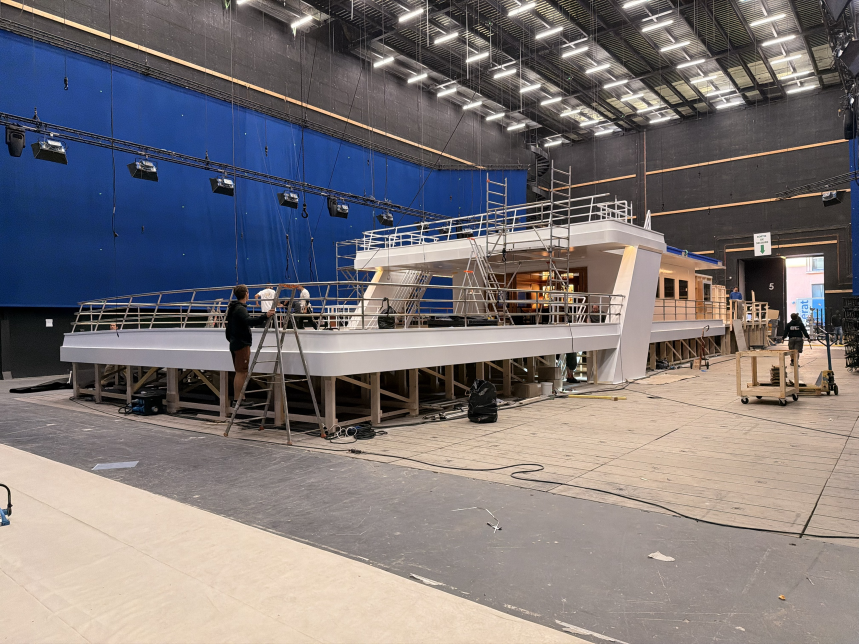
#> input picture img2hdr/samples/studio.jpg, 2576 x 1932 px, found by its file name (shown at 1/3 size)
$ python img2hdr.py studio.jpg -o out/ --hfov 69 --width 4096
#> lines starting #> are read from the running program, lines starting #| are printed output that depends on the picture; after the words box and inside, x2 and y2 are one past the last pixel; in counts of white or black regions, pixels touching at a corner belong together
### img2hdr/colorspace.py
"""Conversions colorimetriques sRGB <-> ACEScg, calculees a partir des primaires."""
import numpy as np

# primaires CIE xy
REC709 = dict(r=(0.640, 0.330), g=(0.300, 0.600), b=(0.150, 0.060), w=(0.3127, 0.3290))   # D65
AP1 = dict(r=(0.713, 0.293), g=(0.165, 0.830), b=(0.128, 0.044), w=(0.32168, 0.33767))     # D60

_BRADFORD = np.array([[0.8951, 0.2664, -0.1614],
                      [-0.7502, 1.7135, 0.0367],
                      [0.0389, -0.0685, 1.0296]])


def _xy_to_xyz(xy):
    x, y = xy
    return np.array([x / y, 1.0, (1 - x - y) / y])


def rgb_to_xyz_matrix(p):
    prim = np.array([_xy_to_xyz(p[c]) for c in "rgb"]).T          # colonnes = primaires
    scale = np.linalg.solve(prim, _xy_to_xyz(p["w"]))
    return prim * scale


def adaptation(src_white, dst_white):
    """Bradford : XYZ(src_white) -> XYZ(dst_white)."""
    s = _BRADFORD @ _xy_to_xyz(src_white)
    d = _BRADFORD @ _xy_to_xyz(dst_white)
    return np.linalg.inv(_BRADFORD) @ np.diag(d / s) @ _BRADFORD


def conversion_matrix(src, dst):
    m = (np.linalg.inv(rgb_to_xyz_matrix(dst))
         @ adaptation(src["w"], dst["w"]) @ rgb_to_xyz_matrix(src))
    return m


SRGB_TO_ACESCG = conversion_matrix(REC709, AP1)
ACESCG_TO_SRGB = np.linalg.inv(SRGB_TO_ACESCG)


def srgb_decode(v):
    """Courbe sRGB (EOTF inverse) -> lineaire."""
    v = np.asarray(v, np.float32)
    return np.where(v <= 0.04045, v / 12.92, ((v + 0.055) / 1.055) ** 2.4).astype(np.float32)


def srgb_to_acescg(lin):
    """lin : HxWx3 lineaire Rec.709 (valeurs > 1 permises) -> lineaire ACEScg."""
    return (lin @ SRGB_TO_ACESCG.T.astype(np.float32)).astype(np.float32)


def acescg_to_srgb(lin):
    return (lin @ ACESCG_TO_SRGB.T.astype(np.float32)).astype(np.float32)

### img2hdr/hdr.py
"""Photo LDR -> pseudo-HDRI equirectangulaire (lineaire, sRGB/Rec.709 en interne)."""
import cv2
import numpy as np

import colorspace as cs


def luma(rgb):
    return rgb @ np.array([0.2126, 0.7152, 0.0722], dtype=np.float32)


def smoothstep(e0, e1, x):
    t = np.clip((x - e0) / (e1 - e0), 0, 1)
    return t * t * (3 - 2 * t)


# ---------- 1. expansion des hautes lumieres ----------
def emitter_mask(enc, core_thresh=0.985, max_area_frac=0.02):
    """Sources lumineuses probables : noyaux ecretes (les 3 canaux ~ saturés) de taille raisonnable.

    Le min des canaux exclut un fond bleu sature ; la limite de surface exclut un grand mur blanc.
    Retourne un masque flottant [0,1] adouci (halo de 2 px).
    """
    core = (enc.min(axis=2) >= core_thresh).astype(np.uint8)
    n, lab, st, _ = cv2.connectedComponentsWithStats(core, connectivity=8)
    keep = np.zeros(n, np.uint8)
    max_area = max_area_frac * core.size
    keep[1:] = (st[1:, cv2.CC_STAT_AREA] >= 4) & (st[1:, cv2.CC_STAT_AREA] <= max_area)
    m = keep[lab].astype(np.float32)
    # le JPEG ecrete en douceur autour des sources : on elargit un peu, puis on adoucit
    m = cv2.dilate(m, np.ones((5, 5), np.uint8))
    return np.clip(cv2.GaussianBlur(m, (0, 0), 2.0) * 1.5, 0, 1)


def expand_highlights(enc, lin, peak=40.0, shoulder=2.5, exposure=0.0):
    """Retourne (hdr_lineaire, masque_sources). `peak` = gain applique aux sources ecretees,
    `shoulder` = gain max sur les hautes lumieres non ecretees (murs blancs, reflets)."""
    em = emitter_mask(enc)
    y = luma(enc)
    g_shoulder = 1.0 + (shoulder - 1.0) * smoothstep(0.75, 1.0, y) ** 2
    g_emit = 1.0 + (peak - 1.0) * em
    gain = np.maximum(g_shoulder, g_emit) * 2.0 ** exposure
    return (lin * gain[..., None]).astype(np.float32), em


# ---------- 2. projection equirectangulaire ----------
def _rot(yaw, pitch, roll):
    cy, sy, cp, sp, cr, sr = np.cos(yaw), np.sin(yaw), np.cos(pitch), np.sin(pitch), \
        np.cos(roll), np.sin(roll)
    ry = np.array([[cy, 0, sy], [0, 1, 0], [-sy, 0, cy]])
    rx = np.array([[1, 0, 0], [0, cp, -sp], [0, sp, cp]])
    rz = np.array([[cr, -sr, 0], [sr, cr, 0], [0, 0, 1]])
    return ry @ rx @ rz


def project(img, hfov_deg, width, yaw=0.0, pitch=0.0, roll=0.0, feather_deg=4.0):
    """Place la photo (vue rectilineare) sur une sphere equirectangulaire width x width/2.

    yaw/pitch/roll en degres. Retourne (env, poids) ; poids = 1 dans la photo, 0 en dehors,
    avec un fondu de `feather_deg` sur les bords.
    """
    h, w = img.shape[:2]
    H = width // 2
    f_src = (w / 2) / np.tan(np.radians(hfov_deg) / 2)
    # on ramene la source a la densite de la sortie (moyenne = energie conservee, pas d'aliasing)
    px_per_deg_out = width / 360.0
    px_per_deg_src = w / hfov_deg
    if px_per_deg_out < px_per_deg_src:
        k = px_per_deg_out / px_per_deg_src
        img = cv2.resize(img, (max(2, int(w * k)), max(2, int(h * k))), interpolation=cv2.INTER_AREA)
        h, w = img.shape[:2]
        f_src = (w / 2) / np.tan(np.radians(hfov_deg) / 2)

    u = (np.arange(width, dtype=np.float64) + 0.5) / width
    v = (np.arange(H, dtype=np.float64) + 0.5) / H
    lon = (u * 2 - 1) * np.pi
    lat = (0.5 - v) * np.pi
    lon, lat = np.meshgrid(lon, lat)
    d = np.stack([np.cos(lat) * np.sin(lon), np.sin(lat), np.cos(lat) * np.cos(lon)], axis=-1)
    d = d @ _rot(np.radians(yaw), np.radians(pitch), np.radians(roll))   # monde -> camera
    z = d[..., 2]
    ok = z > 1e-6
    zs = np.where(ok, z, 1.0)
    mx = (w / 2 + f_src * d[..., 0] / zs).astype(np.float32)
    my = (h / 2 - f_src * d[..., 1] / zs).astype(np.float32)

    # fondu : distance au bord de la photo, en pixels source
    dist = np.minimum(np.minimum(mx, w - mx), np.minimum(my, h - my))
    feather_px = max(2.0, feather_deg * (w / hfov_deg))
    weight = (smoothstep(0.0, feather_px, dist) * ok).astype(np.float32)

    env = cv2.remap(img, mx, my, cv2.INTER_LINEAR, borderMode=cv2.BORDER_REPLICATE)
    return env, weight


# ---------- 3. remplissage de la sphere hors photo ----------
def push_pull(img, conf):
    """Extension lisse : propage les couleurs connues (conf > 0) vers les zones inconnues."""
    levels = [(img * conf[..., None], conf.copy())]
    while min(levels[-1][1].shape) > 8:
        a, c = levels[-1]
        hh, ww = c.shape
        levels.append((cv2.resize(a, (ww // 2, hh // 2), interpolation=cv2.INTER_AREA),
                       cv2.resize(c, (ww // 2, hh // 2), interpolation=cv2.INTER_AREA)))
    a, c = levels[-1]
    res = a / np.maximum(c, 1e-6)[..., None]
    for a, c in reversed(levels[:-1]):
        up = cv2.resize(res, (c.shape[1], c.shape[0]), interpolation=cv2.INTER_LINEAR)
        conf_l = np.clip(c * 4.0, 0, 1)[..., None]       # c reste petit sur les bords (moyenne AREA)
        res = conf_l * (a / np.maximum(c, 1e-6)[..., None]) + (1 - conf_l) * up
    return res.astype(np.float32)


def row_prior(env, w, sigma_rows):
    """Hypothese 'studio a peu pres uniforme en azimut' : moyenne par latitude de ce que voit la
    photo, prolongee au-dessus / en dessous par la derniere ligne connue. Conserve l'energie
    moyenne des lampes meme hors champ (sans inventer leur position)."""
    H = env.shape[0]
    wsum = w.sum(axis=1)
    covered = wsum > 2.0
    if not covered.any():
        return np.zeros((H, 3), np.float32) + env.reshape(-1, 3).mean(axis=0)
    rows = (env * w[..., None]).sum(axis=1) / np.maximum(wsum, 1e-6)[:, None]
    idx = np.arange(H)
    prior = np.stack([np.interp(idx, idx[covered], rows[covered, c]) for c in range(3)], axis=1)
    return cv2.GaussianBlur(prior.astype(np.float32), (0, 0), sigma_rows,
                            borderType=cv2.BORDER_REPLICATE)


def build_env(ldr_lin, hdr_lin, hfov, width, yaw, pitch, roll, fill_gain=0.7, feather=4.0,
              fill_reach=12.0):
    """Photo HDR placee sur la sphere. Hors photo :
    - pres de la photo : extension lisse de la photo non etendue (continuite, pas de halo de lampe)
    - loin : moyenne par latitude (plafond lumineux en haut, sol en bas), HDR
    La transition se fait sur ~`fill_reach` degres. Le tout multiplie par `fill_gain`."""
    env_hdr, w = project(hdr_lin, hfov, width, yaw, pitch, roll, feather)
    env_ldr, _ = project(ldr_lin, hfov, width, yaw, pitch, roll, feather)
    near = push_pull(env_ldr, w)
    prior = row_prior(env_hdr, w, sigma_rows=width / 360.0 * 3)
    dist = cv2.distanceTransform((w < 0.5).astype(np.uint8), cv2.DIST_L2, 5)
    a = np.exp(-dist / (fill_reach * width / 360.0)).astype(np.float32)[..., None]
    fill = (a * near + (1 - a) * prior[:, None, :]) * fill_gain
    out = w[..., None] * env_hdr + (1 - w[..., None]) * fill
    return out.astype(np.float32), w


# ---------- 4. analyse ----------
def find_lights(env, n=3, frac=0.5):
    """Principales sources de l'env : centroide (azimut, elevation en degres) et part d'energie.

    L'energie est ponderee par l'angle solide (cos(lat)) car l'equirect sur-echantillonne les poles.
    """
    H, W = env.shape[:2]
    y = luma(env)
    lat = (0.5 - (np.arange(H) + 0.5) / H) * np.pi
    solid = np.cos(lat)[:, None].astype(np.float32)
    energy = y * solid
    mask = (y >= frac * y.max()).astype(np.uint8)
    cnt, lab, st, cen = cv2.connectedComponentsWithStats(mask, connectivity=8)
    total = energy.sum()
    blobs = []
    for i in range(1, cnt):
        sel = lab == i
        e = energy[sel].sum()
        cx, cy = cen[i]
        blobs.append((e / total, (cx / W * 2 - 1) * 180, (0.5 - cy / H) * 180, float(y[sel].max())))
    return sorted(blobs, reverse=True)[:n]

### img2hdr/img2hdr.py
#!/usr/bin/env python3
"""img2hdr : photo JPG/PNG -> pseudo-HDRI equirectangulaire EXR en ACEScg (pour eclairer une scene 3D).

ATTENTION : c'est une reconstruction plausible, pas une mesure. Les sources ecretees sont
re-eclairees par un gain regle (--peak) et tout ce qui est hors du champ de la photo est invente.

Exemple : python img2hdr.py studio.jpg -o out/ --hfov 69 --width 4096
"""
import argparse
from pathlib import Path

import cv2
import numpy as np
import OpenEXR

import colorspace as cs
import hdr


def write_exr(path, rgb_acescg, half=True):
    data = rgb_acescg.astype(np.float16 if half else np.float32)
    header = {"compression": OpenEXR.ZIP_COMPRESSION, "type": OpenEXR.scanlineimage,
              "envmap": OpenEXR.ENVMAP_LATLONG,
              "colorInteropID": "lin_ap1_scene",
              "chromaticities": OpenEXR.colorInteropIDToChromaticities("lin_ap1_scene")}
    with OpenEXR.File(header, {"RGB": data}) as f:
        f.write(str(path))


# [8 lines left out: function env_from_pano, not called in this run]


def preview(env_rec709, path, exposure=0.0):
    """Apercu LDR : exposition + Reinhard + sRGB. Uniquement pour regarder le resultat."""
    x = env_rec709 * 2.0 ** exposure
    x = x / (1 + x)
    x = np.where(x <= 0.0031308, x * 12.92, 1.055 * np.power(np.maximum(x, 1e-9), 1 / 2.4) - 0.055)
    cv2.imwrite(str(path), (np.clip(x, 0, 1)[..., ::-1] * 255 + 0.5).astype(np.uint8))


def main():
    p = argparse.ArgumentParser(description=__doc__,
                                formatter_class=argparse.RawDescriptionHelpFormatter)
    p.add_argument("image")
    p.add_argument("-o", "--out", default="out")
    g = p.add_argument_group("projection")
    g.add_argument("--hfov", type=float, default=69.0,
                   help="champ horizontal de la photo en degres (iPhone 1x ~ 69)")
    g.add_argument("--width", type=int, default=4096, help="largeur de l'equirect (hauteur = /2)")
    g.add_argument("--yaw", type=float, default=0.0, help="direction de la photo sur la sphere")
    g.add_argument("--pitch", type=float, default=0.0)
    g.add_argument("--roll", type=float, default=0.0)
    g.add_argument("--feather", type=float, default=4.0, help="fondu photo -> extension (degres)")
    g.add_argument("--fill", type=float, default=0.7,
                   help="gain de l'extension hors photo (0 = noir)")
    g.add_argument("--pano", default=None,
                   help="panorama 360 deja complete (sortie de pano_outpaint.py) : remplace "
                        "l'extension automatique ; l'expansion de dynamique s'applique a tout")
    g = p.add_argument_group("dynamique")
    g.add_argument("--peak", type=float, default=40.0,
                   help="gain des sources ecretees (1 = aucune expansion)")
    g.add_argument("--shoulder", type=float, default=2.5, help="gain max des hautes lumieres non ecretees")
    g.add_argument("--exposure", type=float, default=0.0, help="decalage global en stops")
    p.add_argument("--float32", action="store_true", help="EXR 32 bits (defaut : 16 bits)")
    a = p.parse_args()

    if a.width < 256 or a.width % 2:
        raise SystemExit("--width doit etre pair et >= 256")
    bgr = cv2.imread(a.image, cv2.IMREAD_COLOR)
#> bgr is the input picture: shape (1932, 2576, 3); mean B, G, R 119.6, 117.6, 123.2
    if bgr is None:
        raise SystemExit(f"image illisible : {a.image}")
    enc = bgr[..., ::-1].astype(np.float32) / 255.0
    lin = cs.srgb_decode(enc)

    if a.pano:
        pbgr = cv2.imread(a.pano, cv2.IMREAD_COLOR)
        if pbgr is None:
            raise SystemExit(f"panorama illisible : {a.pano}")
        if pbgr.shape[1] != 2 * pbgr.shape[0]:
            raise SystemExit("le panorama doit etre equirectangulaire 2:1")
        env, em, w = env_from_pano(enc, pbgr[..., ::-1].astype(np.float32) / 255.0, a.hfov,
                                   a.width, a.yaw, a.pitch, a.roll, a.feather, a.peak,
                                   a.shoulder, a.exposure)
    else:
        hdr_lin, em = hdr.expand_highlights(enc, lin, a.peak, a.shoulder, a.exposure)
#> in emitter_mask, `core = (enc.min(axis=2) >= core_thresh).astype(np.uint8)`:
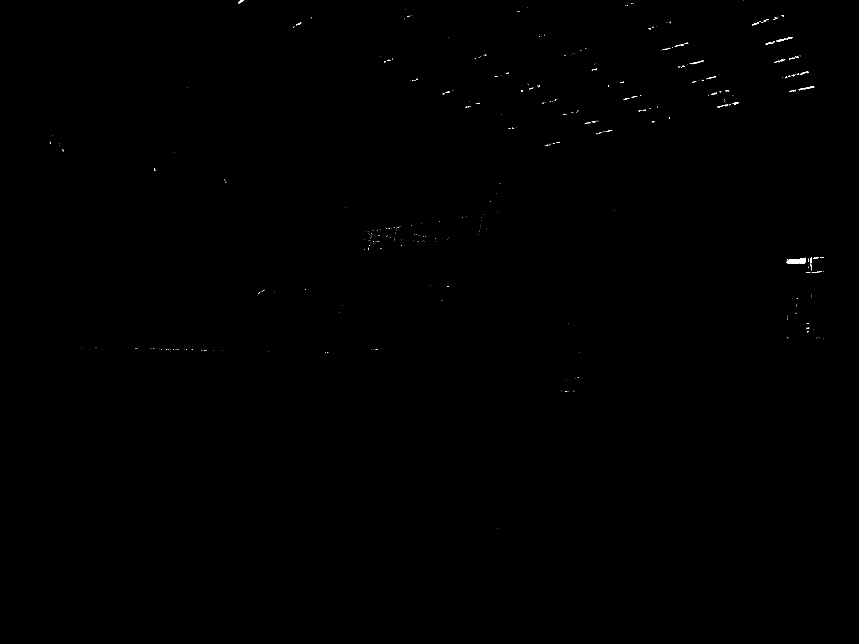
#> core: shape (1932, 2576) (shown at 1/3 size); values 0 (black) and 1 (white), 0.07% white in thin lines or dots, all inside (x1, y1, x2, y2) = (148, 0, 2471, 1585)
#> in emitter_mask, `n, lab, st, _ = cv2.connectedComponentsWithStats(core, connectivity=8)`: n = 423; st = 423 rows, first 6: [0, 0, 2576, 1932, 4973399], [714, 0, 16, 10, 59], [2230, 1, 1, 1, 1], [1894, 10, 3, 2, 4], [1898, 10, 2, 1, 2], [1876, 16, 3, 2, 3]
        ldr_lin = lin * 2.0 ** a.exposure
        env, w = hdr.build_env(ldr_lin, hdr_lin, a.hfov, a.width, a.yaw, a.pitch, a.roll,
                               a.fill, a.feather)
#> after the loop in push_pull, `while min(levels[-1][1].shape) > 8:`: levels = 9 items
#> the loop in push_pull, `for a, c in reversed(levels[:-1]):` made 8 passes
#> after the loop in push_pull, `for a, c in reversed(levels[:-1]):`:
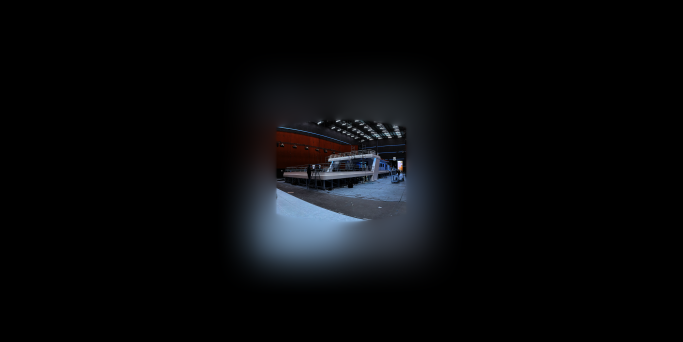
#> res: shape (2048, 4096, 3) float32 (shown at 1/6 size); mean of channels 0, 1, 2 0.0416, 0.035, 0.0315; drawn as B, G, R
#> in row_prior, `wsum = w.sum(axis=1)`: wsum = 2048 values, max 749 at index 792, min 0 at index 0, mean 201.3
#> in row_prior, `rows = (env * w[..., None]).sum(axis=1) / np.maximum(wsum, 1e-6)[:, No..`: rows = 2048 rows, first 8: [0, 0, 0], [0, 0, 0], [0, 0, 0], [0, 0, 0], [0, 0, 0], [0, 0, 0], [0, 0, 0], [0, 0, 0]
#> in row_prior, `prior = np.stack([np.interp(idx, idx[covered], rows[covered, c]) for c..`: prior = 2048 rows, first 8: [0.108, 0.0955, 0.0919], [0.108, 0.0955, 0.0919], [0.108, 0.0955, 0.0919], [0.108, 0.0955, 0.0919], [0.108, 0.0955, 0.0919], [0.108, 0.0955, 0.0919], [0.108, 0.0955, 0.0919], [0.108, 0.0955, 0.0919]
#> in build_env, `prior = row_prior(env_hdr, w, sigma_rows=width / 360.0 * 3)`: prior = 2048 rows, first 8: [0.1, 0.0998, 0.0996], [0.1, 0.0998, 0.0996], [0.1, 0.0998, 0.0996], [0.1, 0.0998, 0.0996], [0.1, 0.0998, 0.0996], [0.1, 0.0998, 0.0996], [0.1, 0.0998, 0.0996], [0.1, 0.0998, 0.0996]
#> in build_env, `fill = (a * near + (1 - a) * prior[:, None, :]) * fill_gain`:
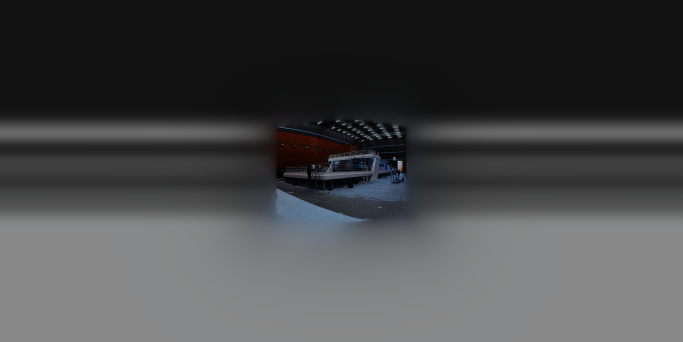
#> fill: shape (2048, 4096, 3) float32 (shown at 1/6 size); mean of channels 0, 1, 2 0.277, 0.274, 0.273; drawn as B, G, R

    out = Path(a.out)
    out.mkdir(parents=True, exist_ok=True)
    stem = Path(a.image).stem
    exr = out / f"{stem}_hdri_acescg.exr"
    write_exr(exr, cs.srgb_to_acescg(env), half=not a.float32)
#> (the call stopped at in write_exr, `header = {"compression": OpenEXR.ZIP_COMPRESSION, "type": OpenEXR.scan..`: OpenEXR is not available in this run)
    preview(env, out / f"{stem}_hdri_preview.jpg", exposure=-1.0)
#> in preview, `x = np.where(x <= 0.0031308, x * 12.92, 1.055 * np.power(np.maximum(x,..`:
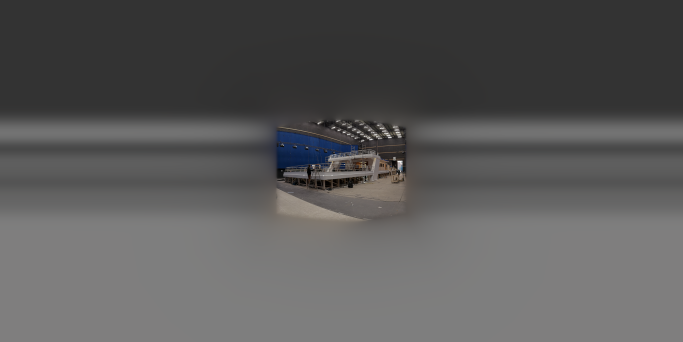
#> x: shape (2048, 4096, 3) float32 (shown at 1/6 size); mean R, G, B 0.355, 0.354, 0.354

    y = hdr.luma(env)
    pos = y[y > 1e-4]
    print(f"{exr}  {env.shape[1]}x{env.shape[0]}  EXR {'32' if a.float32 else '16'} bits, "
          f"ACEScg (lin_ap1_scene)")
#| out/studio_hdri_acescg.exr  4096x2048  EXR 16 bits, ACEScg (lin_ap1_scene)
    print(f"sources ecretees detectees : {(em > 0.5).mean() * 100:.2f} % des pixels "
          f"{'du panorama' if a.pano else 'de la photo'}")
#| sources ecretees detectees : 0.31 % des pixels de la photo
    print(f"couverture photo : {w.mean() * 100:.1f} % de la sphere ; le reste "
          f"{'vient du panorama fourni (genere)' if a.pano else 'est extrapole'}")
#| couverture photo : 4.9 % de la sphere ; le reste est extrapole
    print(f"luminance : mediane {np.median(pos):.3f}  max {y.max():.1f}  "
          f"plage ~ {np.log2(y.max() / np.percentile(pos, 1)):.1f} stops")
#| luminance : mediane 0.245  max 40.0  plage ~ 9.8 stops
    print("principales sources (part de l'energie, azimut, elevation, pic) :")
    for share, az, el, pk in hdr.find_lights(env):
#> in find_lights, `H, W = env.shape[:2]`: H = 2048; W = 4096
#> in find_lights, `mask = (y >= frac * y.max()).astype(np.uint8)`:
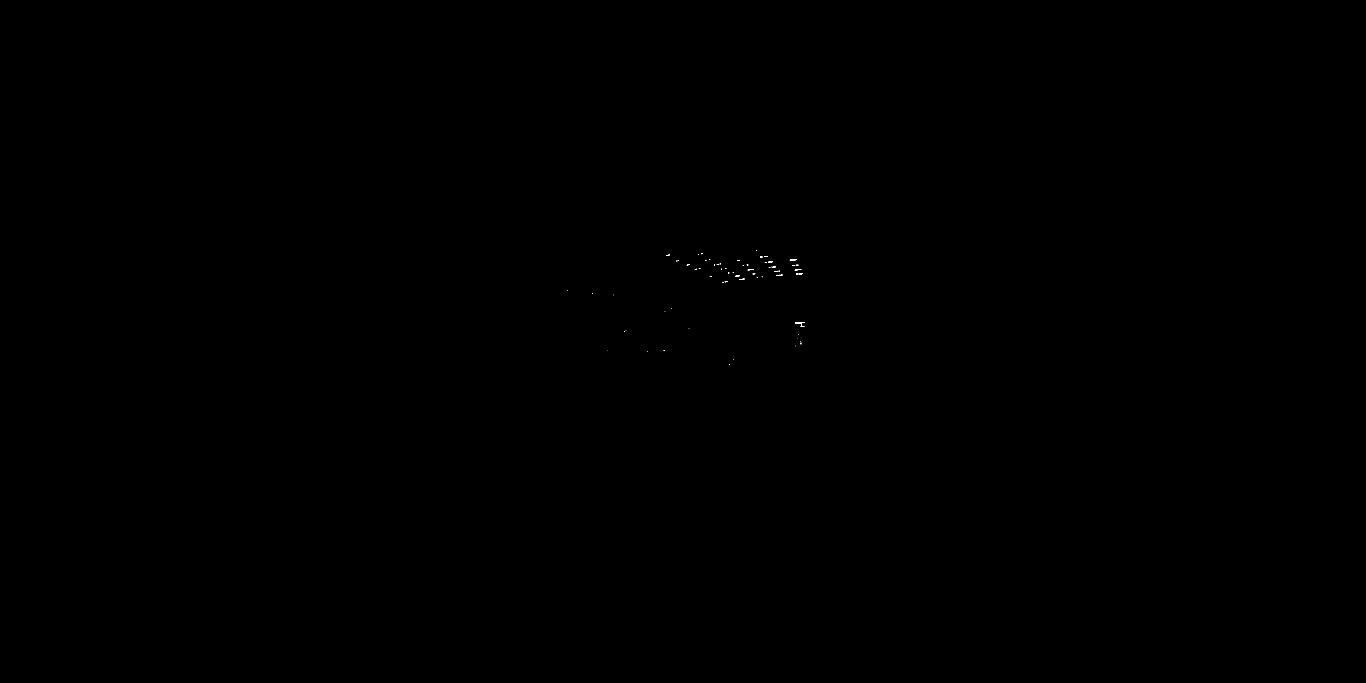
#> mask: shape (2048, 4096) (shown at 1/3 size); values 0 (black) and 1 (white), 0.01% white in thin lines or dots, all inside (x1, y1, x2, y2) = (1701, 751, 2414, 1095)
#> in find_lights, `cnt, lab, st, cen = cv2.connectedComponentsWithStats(mask, connectivit..`: cnt = 69
#> in find_lights, `total = energy.sum()`: total = 1544751.6
        print(f"  {share * 100:5.1f} %   az {az:7.1f}°   el {el:6.1f}°   pic {pk:.1f}")
#> this loop made 3 passes
#> (printed output is left out)


if __name__ == "__main__":
    main()
